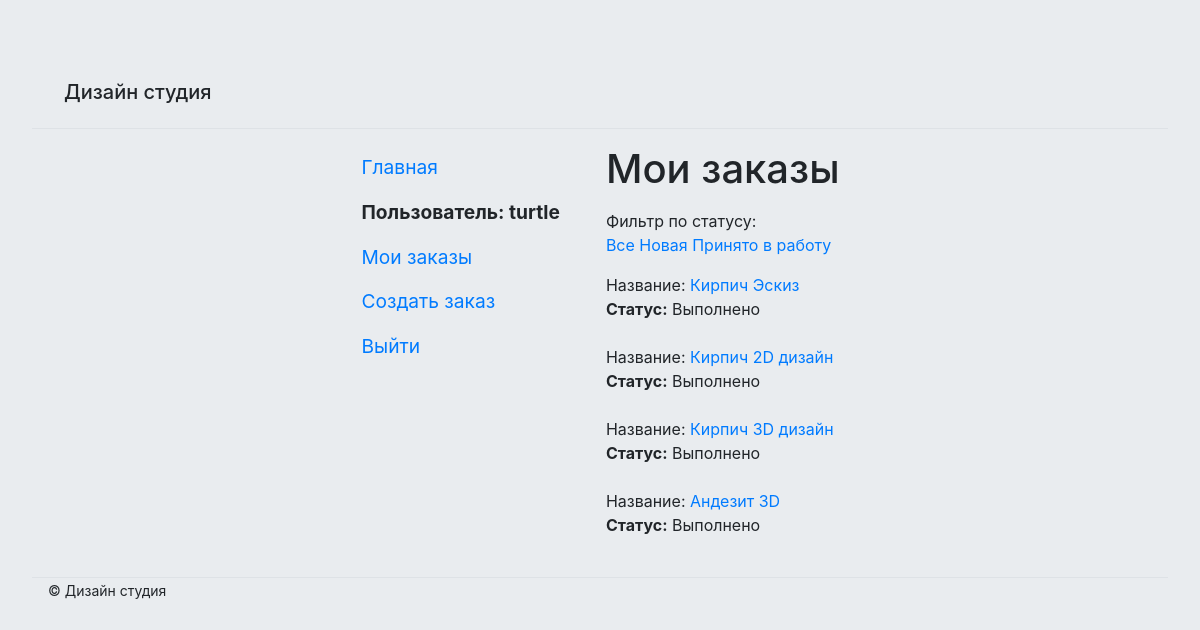
The page /studio/myorders/?status=c (signed in) on the database its author committed.
### studio/models.py (models this page shows, shortened)
class User(AbstractUser):
    name = models.CharField(max_length=200, verbose_name='Имя', blank=False, validators=[
        RegexValidator(
            regex='^[А-Яа-я -]*$',
            message='Имя пользователя должно состоять из кириллицы',
            code='invalid_username'
        ),
    ])
    surname = models.CharField(max_length=200, verbose_name='Фамилия', blank=False, validators=[
        RegexValidator(
            regex='^[А-Яа-я -]*$',
            message='Фамилия пользователя должно состоять из кириллицы',
            code='invalid_username'
        ),
    ])
    patronymic = models.CharField(max_length=200, verbose_name='Отчество', blank=True, validators=[
        RegexValidator(
            regex='^[А-Яа-я -]*$',
            message='Отчество пользователя должно состоять из кириллицы',
            code='invalid_username'
        ),
    ])
    username = models.CharField(max_length=200, verbose_name='Логин', unique=True, blank=False, validators=[
        RegexValidator(
            regex='^[A-Za-z -]*$',
            message='Имя пользователя должно состоять только из латиницы',
            code='invalid_username'
        ),
    ])
    email = models.EmailField(max_length=200, verbose_name='Почта', unique=True, blank=False)
    password = models.CharField(max_length=200, verbose_name='Пароль', blank=False)
    role = models.CharField(max_length=200, verbose_name='Роль',
                            choices=(('admin', 'Администратор'), ('user', 'Пользователь')), default='user')
    USERNAME_FIELD = 'username'
    class Meta:
        ordering = ['name']

class Order(models.Model):
    day_add = models.DateField(null=True, blank=True)
    name = models.CharField(max_length=200, verbose_name='Имя', blank=False)
    summary = models.TextField(max_length=1000, help_text="Описание", blank=False)
    category = models.ForeignKey('category', help_text="Выбор категории", on_delete=models.CASCADE, blank=False)
    photo_file = models.ImageField(max_length=200, upload_to=get_name_file, blank=False, null=True,
                                   validators=[FileExtensionValidator(allowed_extensions=['png', 'jpg', 'jpeg'])])
    customer_order = models.ForeignKey('user', on_delete=models.SET_NULL, null=True, blank=True)
    comment = models.TextField(max_length=1000, help_text="Комментарий", blank=True)
    img = models.ImageField(max_length=200, upload_to=get_name_file, blank=True, null=True,
                                   validators=[FileExtensionValidator(allowed_extensions=['png', 'jpg', 'jpeg'])])
    LOAN_STATUS = (
        ('n', 'Новая'),
        ('a', 'Принято в работу'),
        ('c', 'Выполнено'),
    )
    status = models.CharField(max_length=1, choices=LOAN_STATUS, blank=True, default='n')
    def get_status_name(self):
        for status in self.LOAN_STATUS:
            if status[0] == self.status:
                return status[1]
        return 'Не задан'
    class Meta:
        ordering = ["status"]
        permissions = (("can_mark_returned", "Установите статус заказа"),)

### studio/views.py (the view)
# urls.py: path('myorders/', views.LoanedOrdersByUserListView.as_view(), name='my-order'),
class LoanedOrdersByUserListView(LoginRequiredMixin, generic.ListView):
    model = Order
    template_name = 'studio/order_list_customer_user.html'
    paginate_by = 10
    status = None
    def get(self, request, *args, **kwargs):
        if request.GET.get('status'):
            self.status = request.GET.get('status')
        return super().get(request, *args, **kwargs)
    def get_context_data(self, **kwargs):
        context = super(LoanedOrdersByUserListView, self).get_context_data(**kwargs)
        context['status_list'] = Order.LOAN_STATUS
        return context
    def get_queryset(self):
        if self.status:
            return Order.objects.filter(customer_order=self.request.user, status=self.status)
        return Order.objects.filter(customer_order=self.request.user).order_by('-day_add')

### studio/templates/studio/order_list_customer_user.html
{% extends "base.html" %}
{% load static %}
{% load bootstrap4 %}
{% block content %}
<h1>Мои заказы</h1>
<p>
<div>Фильтр по статусу:</div>
{% if not request.GET.status %}
<span>Все</span>
{% else %}
    <a href="{% url 'my-order' %}">Все</a>
{% endif %}
{% for item in status_list %}
    {% if request.GET.status != item.0 %}
        <a href="{% url 'my-order' %}?status={{item.0}}"> {{item.1}} </a>
    {% else %}
    {{item.status}}
    {% endif %}
{% endfor %}
</p>
{% if order_list %}
<div class="d-flex flex-column">
    {% for order in order_list %}
    <div class="{% if order.is_overdue %}text-danger{% endif %}">
        <div>Название: <a href="{% url 'order-detail' order.pk %}">{{order.name}} </a></div>
        <div><span class="font-weight-bold">Статус:</span> {{order.get_status_name}}</div><br>
    </div>
    {% endfor %}
</div>
{% else %}
<p>У вас нет заказов</p>
{% endif %}
{% endblock %}

### studio/templates/base.html (shortened to what this page needs)
{% load static %}
{% load bootstrap4 %}
<!DOCTYPE html>
<html lang="en">
<head>
   <link rel="stylesheet" type="text/css" href="{% static 'css/style.css' %}">
{% bootstrap_css %}
</head>
<body class="jumbotron">
   <div class="d-flex flex-column flex-md-row p-2 px-md-4 mb-3 border-bottom box-shadow">
       <h5 class="mr-md-auto p-2">Дизайн студия</h5>
   </div>
<div class="container-fluid d-flex justify-content-center">
   <div class="d-inline-flex">
       <nav class="col-md-auto nav flex-column">
           <a class="nav-link root" href="{% url 'index'  %}">Главная</a>
           {% if user.is_authenticated and not user.is_staff %}
           <span class="nav-link root font-weight-bold">
               Пользователь: {{ user.get_username }}
           </span>
           <a class="nav-link root" href="{% url 'my-order' %}">Мои заказы</a>
           <a class="nav-link root" href="{% url 'order-create' %}">Создать заказ</a>
           <a class="nav-link root" href="{% url 'logout'%}?next={{request.path}}">Выйти</a>
           {% endif %}
       </nav>
       <div class="container">
       {% block content %}
       {% endblock %}
       </div>
   </div>
</div>
       <footer class="mt-3 border-top">
           <small class="p-3"> &copy; Дизайн студия
           </small>
       </footer>
    </body>
</html>

### studio/static/css/style.css (style rules this page uses)
.root { font-size: larger; }

### rows shown on the page
User: get_username "turtle"
Order: name "Кирпич Эскиз", get_status_name "Выполнено"
Order: name "Кирпич 2D дизайн", get_status_name "Выполнено"
Order: name "Кирпич 3D дизайн", get_status_name "Выполнено"
Order: name "Андезит 3D", get_status_name "Выполнено"

### other values the page prints
{{ item.1 }} "Новая" "Принято в работу"
